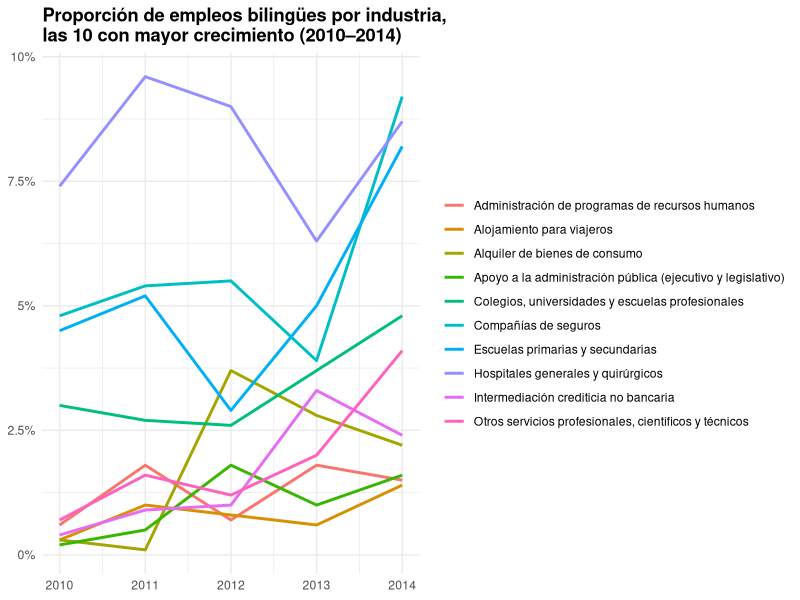

R code for this plot:
## ---- chunk 1
#| label: setup
#| include: false
options(htmltools.dir.version = FALSE)
knitr::opts_chunk$set(
  fig.asp = 0.5625,
  out.width = "100%", 
  fig.retina = 2, 
  dpi = 300,
  echo = F, 
  message = F, 
  warning = F
  )

set.seed(20250223)

library("tidyverse")
library("here")
library("knitr")
library("flextable")

theme_psllt <- function(...) {
  list(
    theme_bw(base_family = "Palatino", ...), 
    theme(
      plot.subtitle = element_text(color = "grey40"), 
      panel.grid.major = element_line(color = 'grey90', linewidth = 0.15),
      panel.grid.minor = element_line(color = 'grey90', linewidth = 0.15)
    )
  )
}

theme_set(theme_grey(base_size = 30))

## ---- chunk 2
data.frame(
  `Employer` = c(
    "Bank of America",
    "H&R Block",
    "AT&T",
    "Wells Fargo",
    "Promoworks",
    "State Farm Insurance Companies",
    "Rent-A-Center",
    "Crossmark Incorporated",
    "Bayada Home Health Care",
    "Rutgers, the State University of New Jersey"
  ),
  `Anuncios de empleo bilingües` = c(
    560, 164, 137, 119, 101, 79, 75, 65, 55, 49
  ),
  `% de anuncios` = c(
    "19.9%",
    "22.3%",
    "12.1%",
    "7.9%",
    "7.1%",
    "24.5%",
    "24.1%",
    "21.5%",
    "2.4%",
    "2.1%"
  ),
  check.names = FALSE
) %>% flextable(.) %>%
  align(align = "center", part = "all") %>%
  bold(part = "header") %>%
  autofit()
  
## ---- chunk 3
tribble(
  ~industry, ~year, ~share,
  "Compañías de seguros", 2010, 4.8,
  "Compañías de seguros", 2011, 5.4,
  "Compañías de seguros", 2012, 5.5,
  "Compañías de seguros", 2013, 3.9,
  "Compañías de seguros", 2014, 9.2,
  
  "Escuelas primarias y secundarias", 2010, 4.5,
  "Escuelas primarias y secundarias", 2011, 5.2,
  "Escuelas primarias y secundarias", 2012, 2.9,
  "Escuelas primarias y secundarias", 2013, 5.0,
  "Escuelas primarias y secundarias", 2014, 8.2,
  
  "Otros servicios profesionales, científicos y técnicos", 2010, 0.7,
  "Otros servicios profesionales, científicos y técnicos", 2011, 1.6,
  "Otros servicios profesionales, científicos y técnicos", 2012, 1.2,
  "Otros servicios profesionales, científicos y técnicos", 2013, 2.0,
  "Otros servicios profesionales, científicos y técnicos", 2014, 4.1,
  
  "Intermediación crediticia no bancaria", 2010, 0.4,
  "Intermediación crediticia no bancaria", 2011, 0.9,
  "Intermediación crediticia no bancaria", 2012, 1.0,
  "Intermediación crediticia no bancaria", 2013, 3.3,
  "Intermediación crediticia no bancaria", 2014, 2.4,
  
  "Alquiler de bienes de consumo", 2010, 0.3,
  "Alquiler de bienes de consumo", 2011, 0.1,
  "Alquiler de bienes de consumo", 2012, 3.7,
  "Alquiler de bienes de consumo", 2013, 2.8,
  "Alquiler de bienes de consumo", 2014, 2.2,
  
  "Colegios, universidades y escuelas profesionales", 2010, 3.0,
  "Colegios, universidades y escuelas profesionales", 2011, 2.7,
  "Colegios, universidades y escuelas profesionales", 2012, 2.6,
  "Colegios, universidades y escuelas profesionales", 2013, 3.7,
  "Colegios, universidades y escuelas profesionales", 2014, 4.8,
  
  "Hospitales generales y quirúrgicos", 2010, 7.4,
  "Hospitales generales y quirúrgicos", 2011, 9.6,
  "Hospitales generales y quirúrgicos", 2012, 9.0,
  "Hospitales generales y quirúrgicos", 2013, 6.3,
  "Hospitales generales y quirúrgicos", 2014, 8.7,
  
  "Apoyo a la administración pública (ejecutivo y legislativo)", 2010, 0.2,
  "Apoyo a la administración pública (ejecutivo y legislativo)", 2011, 0.5,
  "Apoyo a la administración pública (ejecutivo y legislativo)", 2012, 1.8,
  "Apoyo a la administración pública (ejecutivo y legislativo)", 2013, 1.0,
  "Apoyo a la administración pública (ejecutivo y legislativo)", 2014, 1.6,
  
  "Administración de programas de recursos humanos", 2010, 0.6,
  "Administración de programas de recursos humanos", 2011, 1.8,
  "Administración de programas de recursos humanos", 2012, 0.7,
  "Administración de programas de recursos humanos", 2013, 1.8,
  "Administración de programas de recursos humanos", 2014, 1.5,
  
  "Alojamiento para viajeros", 2010, 0.3,
  "Alojamiento para viajeros", 2011, 1.0,
  "Alojamiento para viajeros", 2012, 0.8,
  "Alojamiento para viajeros", 2013, 0.6,
  "Alojamiento para viajeros", 2014, 1.4
) %>% ggplot(., aes(x = year, y = share, color = industry)) +
  geom_line(size = 1) +
  scale_y_continuous(labels = function(x) paste0(x, "%")) +
  labs(
    title = "Proporción de empleos bilingües por industria,\nlas 10 con mayor crecimiento (2010–2014)",
    x = NULL,
    y = NULL,
    color = NULL
  ) +
  theme_minimal() +
  theme(
    legend.position = "right",
    plot.title = element_text(face = "bold")
  )
